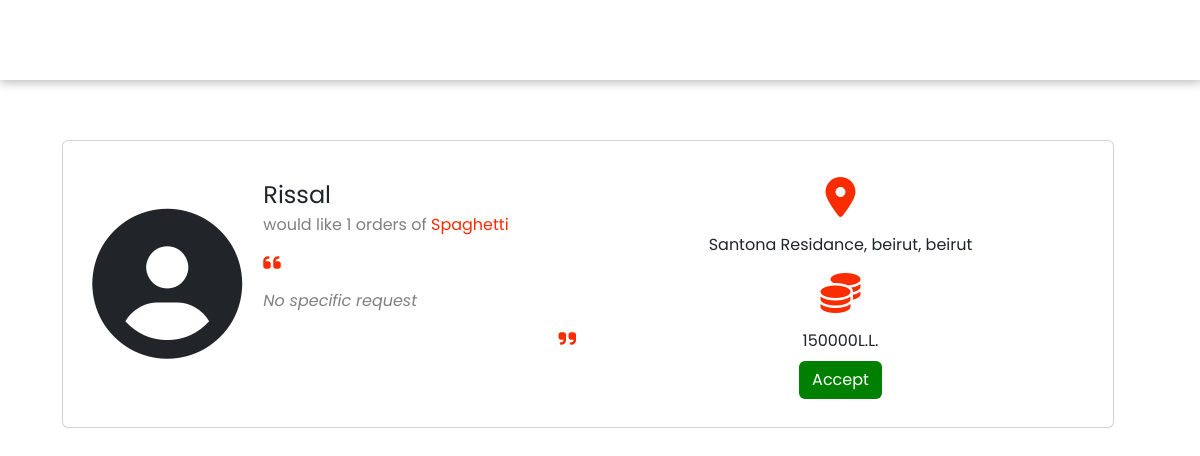
The app's page /order_details.php?id=27 with its own data.
### tables this page shows
CREATE TABLE `users` (
  `id` int(11) NOT NULL,
  `username` varchar(100) NOT NULL,
  `email` varchar(100) NOT NULL,
  `password` varchar(100) NOT NULL,
  `address` varchar(100) NOT NULL,
  `district` varchar(100) NOT NULL,
  `city` varchar(100) NOT NULL,
  `phone` varchar(100) NOT NULL
);

CREATE TABLE `orders` (
  `id` int(11) NOT NULL,
  `customerid` int(11) NOT NULL,
  `chefname` varchar(100) NOT NULL,
  `dishid` int(11) NOT NULL,
  `quantity` int(11) NOT NULL,
  `request` varchar(100) NOT NULL,
  `status` varchar(100) NOT NULL DEFAULT 'Pending',
  `price` int(11) NOT NULL,
  `image` varchar(100) NOT NULL,
  `dishname` varchar(100) NOT NULL
);

### order_details.php (the view, shortened to what this page needs)
<?php
  include_once("config.php");
?>
<!DOCTYPE html>
<html lang="en">
  <head>
    <link
      href="https://cdn.jsdelivr.net/npm/bootstrap@5.2.2/dist/css/bootstrap.min.css"
      rel="stylesheet"
    />
    <link
      rel="stylesheet"
      href="https://cdnjs.cloudflare.com/ajax/libs/font-awesome/6.2.0/css/all.min.css"
    />
    <link rel="stylesheet" href="order_details.css" />
    <link rel="stylesheet" href="navbar.css" />
    <link rel="stylesheet" href="footer.css" />
  </head>
  <body>
      <nav id="header">
      </nav>
      <?php
        $order_id = $_GET['id'];
        $sql = "SELECT * FROM orders WHERE id = :order_id";
        $stmt = $db->prepare($sql);
        $stmt->execute(['order_id' => $order_id]);
        $order = $stmt->fetch();
        $customer_id = $order['customerid'];
        $sql = "SELECT * FROM users WHERE id = :customer_id";
        $stmt = $db->prepare($sql);
        $stmt->execute(['customer_id' => $customer_id]);
        $customer = $stmt->fetch();
        $address = $customer['address'];
        $city = $customer['city'];
        $district = $customer['district'];
        $username = $customer['username'];
        $price = $order['price'];
        $quantity = $order['quantity'];
        $dishname = $order['dishname'];
        $request = $order['request'];
        $total = (int)$price * (int)$quantity;
      ?>
    <div class="container">
      <div class="row w-100">
        <div class="col">
          <h1
            style="
              line-height: 120px;
              display: flex;
              justify-content: center;
              align-items: center;
            "
          >
          </h1>
          <div class="card" style="margin: 20px">
            <div class="container">
              <div class="row" style="padding: 20px">
                <div class="col-2">
                  <div
                    class="h-100 d-flex align-items-center justify-content-center"
                  >
                    <i
                      class="fa-solid fa-circle-user my-3 d-none d-lg-block"
                      style="font-size: 150px"
                    ></i>
                  </div>
                </div>
                <div class="col-4">
                  <div class="mt-3" style="font-size: 24px"><?php echo $username?></div>
                  <div style="color: gray">
                    would like <?php echo $quantity?> orders of
                    <span style="color: #fa2c02"><?php echo $dishname?></span>
                  </div>
                  <i
                    class="fa-solid fa-quote-left my-3"
                    style="font-size: 20px; color: #fa2c02"
                  ></i>
                  <div style="color: gray; font-style: italic">
                    <?php echo $request ?>
                  </div>
                  <div class="w-100 d-flex justify-content-end">
                    <i
                      class="fa-solid fa-quote-right my-3"
                      style="font-size: 20px; color: #fa2c02"
                    ></i>
                  </div>
                </div>
                <div class="col-6 text-center">
                  <i
                    class="fa-solid fa-location-dot my-3"
                    style="font-size: 40px; color: #fa2c02"
                  ></i>
                  <div>
                    <?php echo $address?>, <?php echo $city?>, <?php echo $district?>
                  </div>
                  <i
                    class="fa-solid fa-coins my-3"
                    style="font-size: 40px; color: #fa2c02"
                  ></i>
                  <div><?php echo $total?>L.L.</div>
                  <button
                    class="my-2 btn"
                    style="background-color: green; color: white"
                    onclick = "location.href='accept_order.php?id=<?php echo $order_id?>'"
                  >
                    Accept
                  </button>
                </div>
              </div>
            </div>
          </div>
        </div>
      </div>
    </div>
  </body>
</html>

### order_details.css (style rules this page uses)
h1 { font-family: 'Pacifico', sans-serif; color: #FA2C02; }
* { font-family: 'Poppins', sans-serif; }

### navbar.css (style rules this page uses)
* { padding: 0; margin: 0; text-decoration: none; list-style: none; box-sizing: border-box; }
nav { background: white; height: 80px; width: 100%; position: sticky; box-shadow: 1px 1px 10px 1px rgb(182, 182, 182); z-index: 999; position: fixed; top: 0; }

### footer.css (style rules this page uses)
* { padding: 0; margin: 0; text-decoration: none; list-style: none; box-sizing: border-box; }
p, span, address, h2, .footer a { text-decoration: none; font-family: "Poppins", sans-serif; }

### records on screen
users: username "Rissal", address "Santona Residance", city "beirut", district "beirut"
orders: quantity "1", dishname "Spaghetti", request "No specific request", price "150000"
